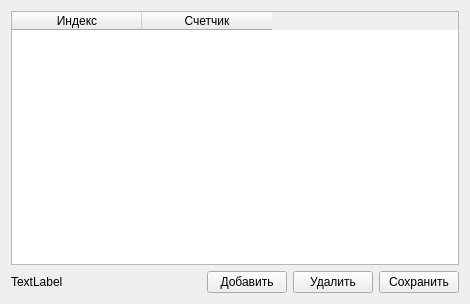
<?xml version="1.0" encoding="UTF-8"?>
<ui version="4.0">
 <class>MainWindow</class>
 <widget class="QMainWindow" name="MainWindow">
  <property name="geometry">
   <rect>
    <x>0</x>
    <y>0</y>
    <width>470</width>
    <height>304</height>
   </rect>
  </property>
  <property name="windowTitle">
   <string>MainWindow</string>
  </property>
  <widget class="QWidget" name="centralWidget">
   <property name="minimumSize">
    <size>
     <width>0</width>
     <height>0</height>
    </size>
   </property>
   <layout class="QGridLayout" name="gridLayout">
    <item row="1" column="0">
     <layout class="QHBoxLayout" name="horizontalLayout">
      <item>
       <widget class="QLabel" name="label">
        <property name="sizePolicy">
         <sizepolicy hsizetype="Minimum" vsizetype="Preferred">
          <horstretch>0</horstretch>
          <verstretch>0</verstretch>
         </sizepolicy>
        </property>
        <property name="text">
         <string>TextLabel</string>
        </property>
       </widget>
      </item>
      <item>
       <spacer name="horizontalSpacer">
        <property name="orientation">
         <enum>Qt::Horizontal</enum>
        </property>
        <property name="sizeType">
         <enum>QSizePolicy::Expanding</enum>
        </property>
        <property name="sizeHint" stdset="0">
         <size>
          <width>40</width>
          <height>20</height>
         </size>
        </property>
       </spacer>
      </item>
      <item>
       <widget class="QPushButton" name="AddPushButton">
        <property name="text">
         <string>Добавить</string>
        </property>
       </widget>
      </item>
      <item>
       <widget class="QPushButton" name="DelPushButton">
        <property name="text">
         <string>Удалить</string>
        </property>
       </widget>
      </item>
      <item>
       <widget class="QPushButton" name="SavePushButton">
        <property name="text">
         <string>Сохранить</string>
        </property>
       </widget>
      </item>
     </layout>
    </item>
    <item row="0" column="0">
     <widget class="QTableWidget" name="tableWidget">
      <property name="rowCount">
       <number>0</number>
      </property>
      <property name="columnCount">
       <number>2</number>
      </property>
      <attribute name="horizontalHeaderDefaultSectionSize">
       <number>130</number>
      </attribute>
      <column>
       <property name="text">
        <string notr="true" comment="Индекс" extracomment="Индекс">Индекс</string>
       </property>
      </column>
      <column>
       <property name="text">
        <string comment="Счетчик" extracomment="Счетчик">Счетчик</string>
       </property>
      </column>
     </widget>
    </item>
   </layout>
  </widget>
 </widget>
 <layoutdefault spacing="6" margin="11"/>
 <resources/>
 <connections/>
</ui>
